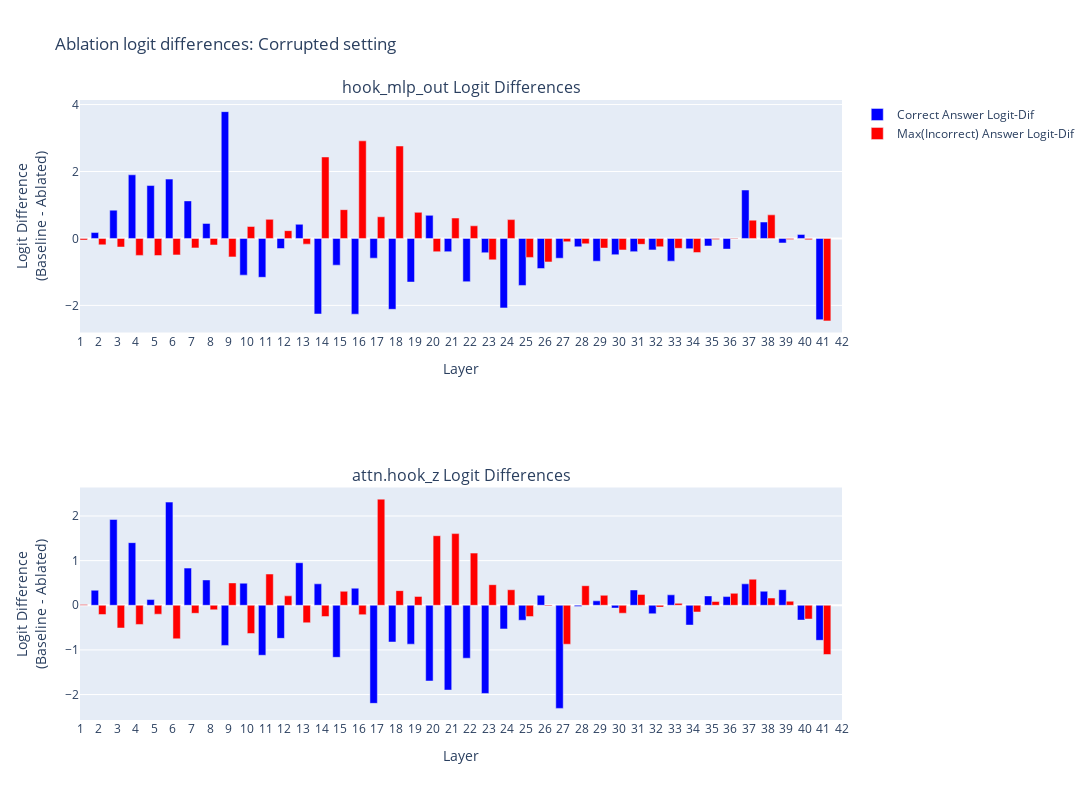

The code cell stored with this chart in its notebook:
### Code cell
results = []

for hook_type in HOOK_TYPES:
    for layer in range(N_LAYERS):
        result = {
            'layer': layer,
            'hook_type': hook_type,
            'logit_diffs': ablation_difs_dict[hook_type][layer].cpu().numpy(),
        }
        results.append(result)

plot_logit_diffs(results, title_suffix='Corrupted setting')

### Figure 1 — Plotly figure (JSON) as saved in the notebook; plotly's stock layout.template omitted (floating-point values rounded to 4 significant figures)
{"data": [{"marker": {"color": "blue"}, "name": "Correct Answer Logit-Dif", "type": "bar", "x": [0, 1, 2, 3, 4, 5, 6, 7, 8, 9, 10, 11, 12, 13, 14, 15, 16, 17, 18, 19, 20, 21, 22, 23, 24, 25, 26, 27, 28, 29, 30, 31, 32, 33, 34, 35, 36, 37, 38, 39, 40, 41], "xaxis": "x", "y": [0.3909, -0.3195, 0.1763, 0.8464, 1.902, 1.581, 1.773, 1.122, 0.4496, 3.789, -1.096, -1.16, -0.3007, 0.4227, -2.257, -0.7978, -2.262, -0.5886, -2.117, -1.303, 0.6898, -0.395, -1.292, -0.4263, -2.075, -1.404, -0.8994, -0.5903, -0.2505, -0.6794, -0.485, -0.3937, -0.3411, -0.6784, -0.3071, -0.2247, -0.3177, 1.447, 0.4907, -0.1346, 0.1212, -2.426], "yaxis": "y"}, {"marker": {"color": "red"}, "name": "Max(Incorrect) Answer Logit-Dif", "type": "bar", "x": [0, 1, 2, 3, 4, 5, 6, 7, 8, 9, 10, 11, 12, 13, 14, 15, 16, 17, 18, 19, 20, 21, 22, 23, 24, 25, 26, 27, 28, 29, 30, 31, 32, 33, 34, 35, 36, 37, 38, 39, 40, 41], "xaxis": "x", "y": [-0.3805, -0.04639, -0.1916, -0.2563, -0.506, -0.5107, -0.4907, -0.2814, -0.1948, -0.5506, 0.3577, 0.5701, 0.2329, -0.1694, 2.434, 0.86, 2.917, 0.6475, 2.762, 0.7793, -0.3954, 0.6099, 0.3782, -0.6396, 0.5628, -0.5666, -0.7012, -0.09887, -0.1597, -0.2868, -0.3431, -0.1761, -0.2497, -0.2942, -0.4217, -0.03451, 0.0132, 0.5469, 0.7048, -0.0281, -0.03766, -2.462], "yaxis": "y"}, {"marker": {"color": "blue"}, "name": "Correct Answer Logit-Dif", "showlegend": false, "type": "bar", "x": [0, 1, 2, 3, 4, 5, 6, 7, 8, 9, 10, 11, 12, 13, 14, 15, 16, 17, 18, 19, 20, 21, 22, 23, 24, 25, 26, 27, 28, 29, 30, 31, 32, 33, 34, 35, 36, 37, 38, 39, 40, 41], "xaxis": "x2", "y": [1.196, -0.3151, 0.3368, 1.922, 1.403, 0.1284, 2.311, 0.8327, 0.5675, -0.8994, 0.4943, -1.12, -0.741, 0.9535, 0.4802, -1.166, 0.3829, -2.197, -0.8236, -0.8714, -1.697, -1.9, -1.186, -1.975, -0.5296, -0.3356, 0.226, -2.31, -0.02714, 0.09934, -0.0627, 0.3438, -0.19, 0.234, -0.444, 0.2097, 0.1948, 0.48, 0.3146, 0.3494, -0.332, -0.7855], "yaxis": "y2"}, {"marker": {"color": "red"}, "name": "Max(Incorrect) Answer Logit-Dif", "showlegend": false, "type": "bar", "x": [0, 1, 2, 3, 4, 5, 6, 7, 8, 9, 10, 11, 12, 13, 14, 15, 16, 17, 18, 19, 20, 21, 22, 23, 24, 25, 26, 27, 28, 29, 30, 31, 32, 33, 34, 35, 36, 37, 38, 39, 40, 41], "xaxis": "x2", "y": [-0.5651, 0.01925, -0.2076, -0.5091, -0.4293, -0.2, -0.7516, -0.1795, -0.1015, 0.5008, -0.633, 0.7, 0.2108, -0.3921, -0.2529, 0.3132, -0.2102, 2.378, 0.328, 0.1983, 1.559, 1.605, 1.169, 0.4609, 0.3471, -0.2536, -0.01833, -0.8727, 0.4384, 0.2238, -0.1774, 0.2433, -0.04131, 0.04308, -0.1508, 0.08386, 0.2683, 0.5843, 0.1622, 0.09121, -0.3081, -1.103], "yaxis": "y2"}], "layout": {"annotations": [{"font": {"size": 16}, "showarrow": false, "text": "hook_mlp_out Logit Differences", "x": 0.5, "xanchor": "center", "xref": "paper", "y": 1, "yanchor": "bottom", "yref": "paper"}, {"font": {"size": 16}, "showarrow": false, "text": "attn.hook_z Logit Differences", "x": 0.5, "xanchor": "center", "xref": "paper", "y": 0.375, "yanchor": "bottom", "yref": "paper"}], "barmode": "group", "height": 800, "title": {"text": "Ablation logit differences: Corrupted setting"}, "width": 1200, "xaxis": {"anchor": "y", "domain": [0, 1], "dtick": 1, "range": [1, 42], "tickmode": "linear", "title": {"text": "Layer"}}, "xaxis2": {"anchor": "y2", "domain": [0, 1], "dtick": 1, "range": [1, 42], "tickmode": "linear", "title": {"text": "Layer"}}, "yaxis": {"anchor": "x", "domain": [0.625, 1], "title": {"text": "Logit Difference<br>(Baseline - Ablated)"}}, "yaxis2": {"anchor": "x2", "domain": [0, 0.375], "title": {"text": "Logit Difference<br>(Baseline - Ablated)"}}}}
